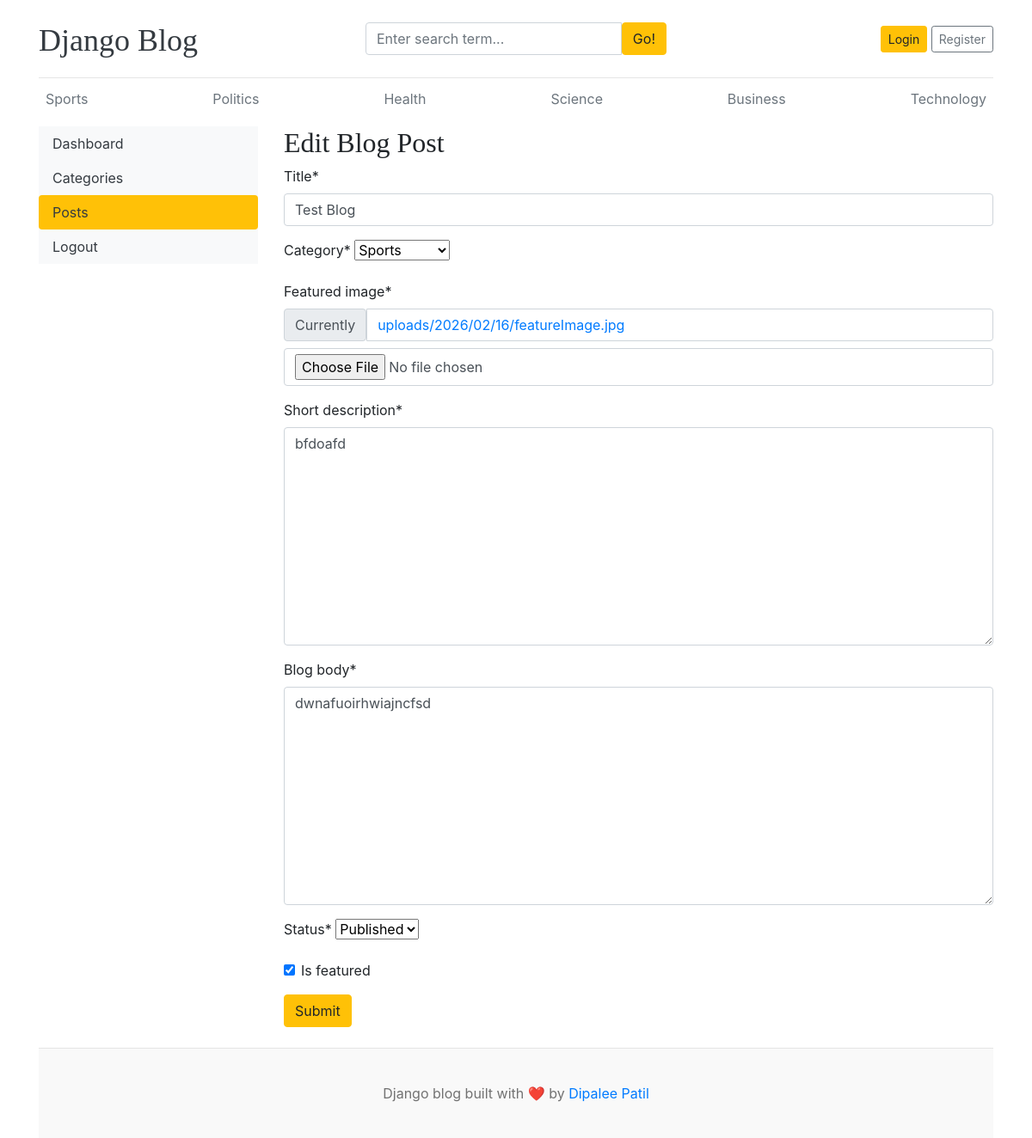
Page /dashboard/posts/edit/1/ on the committed database.
### blogs/models.py (models this page shows, shortened)
class Category(models.Model):
    category_name = models.CharField(max_length=50, unique=True)
    created_at = models.DateTimeField(auto_now_add=True)
    updated_at = models.DateTimeField(auto_now=True)
    class Meta:
        verbose_name_plural = 'categories'
    def __str__(self):
        return self.category_name

class Blog(models.Model):
    title = models.CharField(max_length=100)
    slug = models.SlugField(max_length=150, unique=True, blank=True)
    category = models.ForeignKey(Category, on_delete=models.CASCADE)
    author = models.ForeignKey(User, on_delete=models.CASCADE)
    featured_image = models.ImageField(upload_to='uploads/%Y/%m/%d')
    short_description = models.TextField(max_length=2000)
    blog_body = models.TextField(max_length=2000)
    status = models.CharField(max_length=20, choices=STATUS_CHOICES, default="Draft")
    is_featured = models.BooleanField(default=False)
    created_at = models.DateTimeField(auto_now_add=True)
    updated_at = models.DateTimeField(auto_now=True)

### dashboards/views.py (the view, shortened to what this page needs)
# urls.py: path('posts/edit/<int:pk>/', views.edit_post, name='edit_post'),
def edit_post(request, pk):
    post = get_object_or_404(Blog, pk=pk)
    form = BlogPostForm(instance=post)
    context = {
        'form': form,
        'post': post,
    }
    return render(request, 'dashboard/edit_post.html', context)

### dashboards/forms.py
class BlogPostForm(forms.ModelForm):
    class Meta:
        model = Blog
        fields = ('title', 'category', 'featured_image', 'short_description', 'blog_body', 'status', 'is_featured')

### blogs/context_processors.py (called while the page is built)
def get_categories(request):
    categories = Category.objects.all()
    return dict(categories=categories)

def get_social_links(request):
    social_links = SocialLink.objects.all()
    return dict(social_links=social_links)

### templates/dashboard/edit_post.html (shortened to what this page needs)
{% extends "base.html" %}
{% block content %}
{% load crispy_forms_tags %}
<div class="row">
    {% include 'dashboard/sidebar.html' %}
    <div class="col-md-9">
        <h2>Edit Blog Post</h2>
        <form action="{% url 'edit_post' post.id %}" method="POST" enctype="multipart/form-data">
            {{ form | crispy }}
            <button type="submit" class="btn btn-warning">Submit</button>
        </form>
        <br>
    </div>
</div>
{% endblock %}

### templates/base.html (shortened to what this page needs)
{% load static %}
<!DOCTYPE html>
<html lang="en">
<head>
    <link href="https://getbootstrap.com/docs/4.0/dist/css/bootstrap.min.css" rel="stylesheet">
    <link href="{% static 'css/blog.css'%}" rel="stylesheet">
    <link rel="stylesheet" href="https://cdnjs.cloudflare.com/ajax/libs/font-awesome/4.7.0/css/font-awesome.min.css">
  </head>
<body>
    <div class="container">
      <header class="blog-header py-3">
        <div class="row flex-nowrap justify-content-between align-items-center">
          <div class="col-4 pt-1">
            <a class="blog-header-logo text-dark" href="/">Django Blog</a>
          </div>
          <div class="col-4">
            <form action="{% url 'search' %}" method="GET">
              <div class="input-group">
                <input class="form-control" type="text" name="keyword" value="{{ keyword }}" placeholder="Enter search term..." aria-label="Enter search term..." aria-describedby="button-search" />
                <button type="submit" class="btn btn-warning" id="button-search" type="button">Go!</button>
              </div>
            </form>
          </div>
          <div class="col-4 d-flex justify-content-end align-items-center">
            {% if not user.is_authenticated %}
            <a class="btn btn-sm btn-warning" href="{% url 'login' %}">Login</a> &nbsp;
            <a class="btn btn-sm btn-outline-secondary" href="{% url 'register' %}">Register</a>
            {% else %}
            <span><a href="{% url 'dashboard' %}">Dashboard</a></span>
            &emsp;
            <span><a href="{% url 'logout' %}">Logout</a></span>
            {% endif %}
          </div>
        </div>
      </header>
      <div class="nav-scroller py-1 mb-2">
        <nav class="nav d-flex justify-content-between">
          {% for cat in categories %}
          <a class="p-2 text-muted" href="{% url 'posts_by_category' cat.id %}">{{ cat.category_name }}</a>
          {% endfor %}
        </nav>
      </div>
{% block content %}
{% endblock %}
<footer class="blog-footer">
  <p>Django blog built with ❤️ by <a href="#">Dipalee Patil</a></p>
</footer>
</body>
</html>

### blog_main/static/css/blog.css (style rules this page uses)
.blog-header { border-bottom: 1px solid #e5e5e5; }
.blog-header-logo { font-family: "Playfair Display", Georgia, "Times New Roman", serif; font-size: 2.25rem; }
h1, h2, h3, h4, h5, h6 { font-family: "Playfair Display", Georgia, "Times New Roman", serif; }
.blog-footer { padding: 2.5rem 0; color: #727272; text-align: center; background-color: #f9f9f9; border-top: .05rem solid #e5e5e5; }
.blog-footer p:last-child { margin-bottom: 0; }

### rows in the picture
Category: category_name "Sports"
Category: category_name "Politics"
Category: category_name "Health"
Category: category_name "Science"
Category: category_name "Business"
Category: category_name "Technology"
Blog: title "Test Blog", category "Sports", short_description "bfdoafd", blog_body "dwnafuoirhwiajncfsd", status "Published", is_featured "☑"
